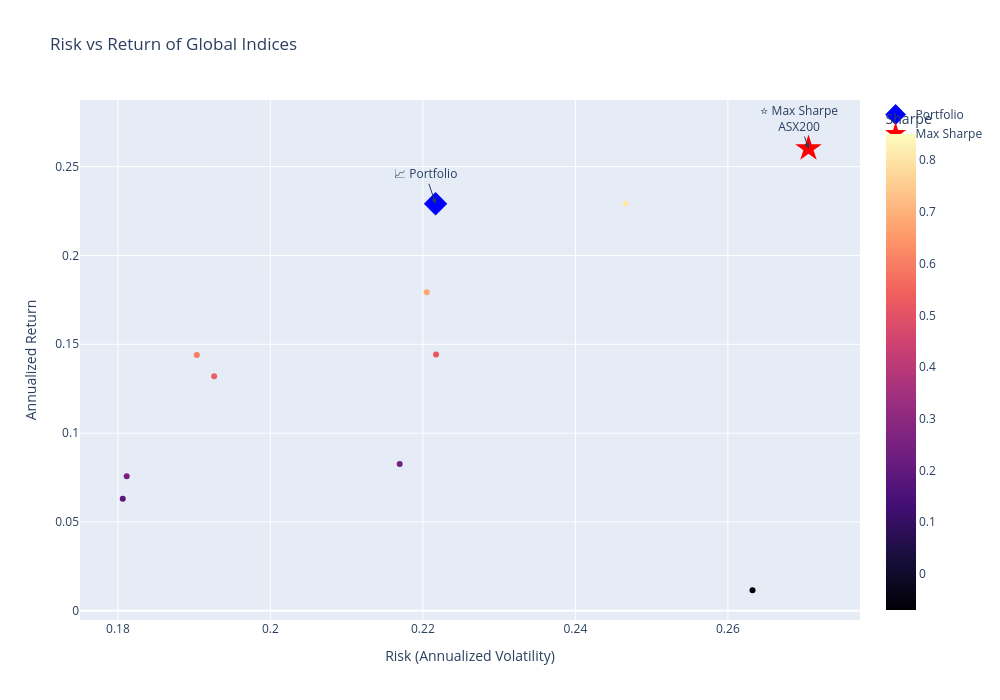

Here is the notebook cell this chart was saved with:
### Code cell
import plotly.express as px

# Find index with maximum Sharpe ratio
max_sharpe_index = new_index_stats["Sharpe"].idxmax()

# Create scatter plot
fig = px.scatter(
    new_index_stats,
    x="Risk",
    y="Return",
    color="Sharpe",
    color_continuous_scale="Magma",
    hover_name=new_index_stats.index,
    title="Risk vs Return of Global Indices"
)

# Highlight Portfolio
fig.add_annotation(
    x=new_index_stats.loc["Portfolio", "Risk"],
    y=new_index_stats.loc["Portfolio", "Return"],
    text="📈 Portfolio",
    showarrow=True,
    arrowhead=2
)

# Highlight Maximum Sharpe Index
fig.add_annotation(
    x=new_index_stats.loc[max_sharpe_index, "Risk"],
    y=new_index_stats.loc[max_sharpe_index, "Return"],
    text=f"⭐ Max Sharpe<br>{max_sharpe_index}",
    showarrow=True,
    arrowhead=2
)

# Make these two points larger
fig.add_scatter(
    x=[new_index_stats.loc["Portfolio", "Risk"]],
    y=[new_index_stats.loc["Portfolio", "Return"]],
    mode="markers",
    marker=dict(
        size=18,
        symbol="diamond",
        color="blue"
    ),
    name="Portfolio"
)

fig.add_scatter(
    x=[new_index_stats.loc[max_sharpe_index, "Risk"]],
    y=[new_index_stats.loc[max_sharpe_index, "Return"]],
    mode="markers",
    marker=dict(
        size=20,
        symbol="star",
        color="red"
    ),
    name="Max Sharpe"
)

fig.update_layout(
    width=1000,
    height=700,
    xaxis_title="Risk (Annualized Volatility)",
    yaxis_title="Annualized Return"
)

fig.show()

### Figure 1 — Plotly figure (JSON) as saved in the notebook; plotly's stock layout.template omitted (floating-point values rounded to 4 significant figures)
{"data": [{"hovertemplate": "<b>%{hovertext}</b><br><br>Risk=%{x}<br>Return=%{y}<br>Sharpe=%{marker.color}<extra></extra>", "hovertext": ["NASDAQ100", "SP500", "NIFTY50", "SENSEX", "NIKKEI225", "DAX", "FTSE100", "CAC40", "ASX200", "HANGSENG", "Portfolio"], "legendgroup": "", "marker": {"color": [0.1828, 0.5298, 0.2423, 0.2523, 0.5155, 0.6773, -0.07004, 0.808, 0.8508, 0.5986, 0.7177], "coloraxis": "coloraxis", "symbol": "circle"}, "mode": "markers", "name": "", "orientation": "v", "showlegend": false, "type": "scatter", "x": [0.1806, 0.1926, 0.217, 0.1812, 0.2217, 0.2205, 0.2632, 0.2466, 0.2706, 0.1903, 0.2217], "xaxis": "x", "y": [0.06302, 0.1321, 0.08258, 0.0757, 0.1443, 0.1794, 0.01156, 0.2292, 0.2602, 0.1439, 0.2291], "yaxis": "y"}, {"marker": {"color": "blue", "size": 18, "symbol": "diamond"}, "mode": "markers", "name": "Portfolio", "type": "scatter", "x": [0.2217], "y": [0.2291]}, {"marker": {"color": "red", "size": 20, "symbol": "star"}, "mode": "markers", "name": "Max Sharpe", "type": "scatter", "x": [0.2706], "y": [0.2602]}], "layout": {"annotations": [{"arrowhead": 2, "showarrow": true, "text": "📈 Portfolio", "x": 0.2217, "y": 0.2291}, {"arrowhead": 2, "showarrow": true, "text": "⭐ Max Sharpe<br>ASX200", "x": 0.2706, "y": 0.2602}], "coloraxis": {"colorbar": {"title": {"text": "Sharpe"}}, "colorscale": [[0, "#000004"], [0.1111, "#180f3d"], [0.2222, "#440f76"], [0.3333, "#721f81"], [0.4444, "#9e2f7f"], [0.5556, "#cd4071"], [0.6667, "#f1605d"], [0.7778, "#fd9668"], [0.8889, "#feca8d"], [1, "#fcfdbf"]]}, "height": 700, "legend": {"tracegroupgap": 0}, "title": {"text": "Risk vs Return of Global Indices"}, "width": 1000, "xaxis": {"anchor": "y", "autorange": true, "domain": [0, 1], "range": [0.175, 0.2773], "title": {"text": "Risk (Annualized Volatility)"}, "type": "linear"}, "yaxis": {"anchor": "x", "autorange": true, "domain": [0, 1], "range": [-0.005144, 0.2869], "title": {"text": "Annualized Return"}, "type": "linear"}}}
